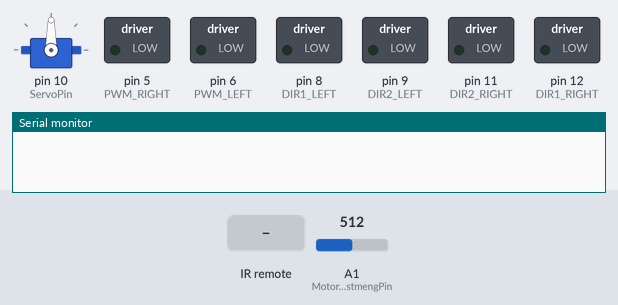
Bench run of a sketch on a simulated Arduino Uno, built with avr-gcc and run on an emulated ATmega328P. Parts: servo, switched loads named in the sketch (green lamp = pin HIGH), the last lines printed to the serial monitor. The test bench sets the inputs (shaded band); at power-on: A1 (MotorAdjustmengPin) = 512.

Above: at 1.2 s.
1.3 s: infrared code 0x00FF02FD received
At 2.1 s:
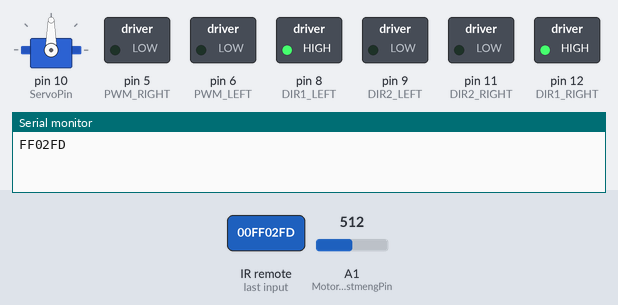
2.9 s: infrared code 0x00FF9867 received
At 2.97 s:
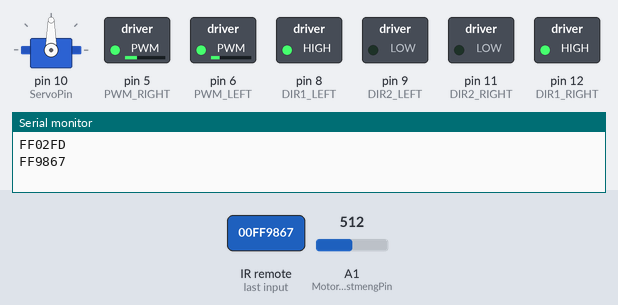
4.5 s: infrared code 0x00FFE01F received
At 4.57 s:
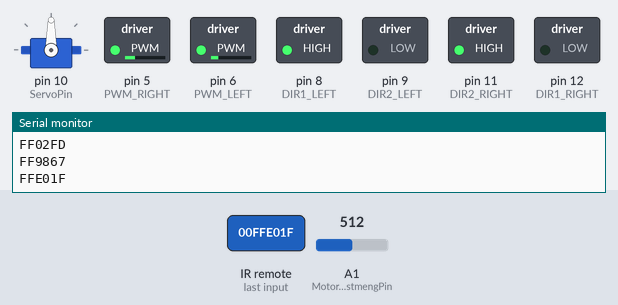
6.1 s: infrared code 0x00FF906F received
At 6.17 s:
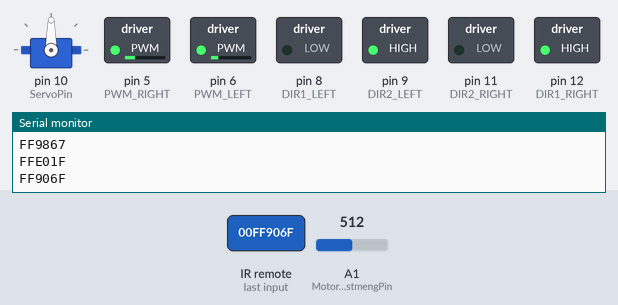
Timing chart, 0 to 8.7 s (numbered marks = the images above; inputs shaded):
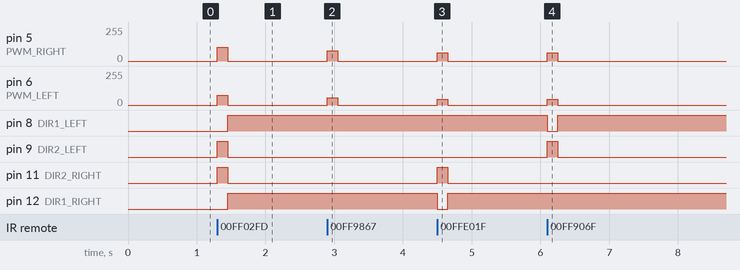

Measured:
- after the input at 1.3 s, pin 5 (PWM_RIGHT): 0/255 → 102/255 at once, → 0/255 0.15 s later; pin 6 (PWM_LEFT): 0/255 → 72/255 at once, → 0/255 0.15 s later; pin 8 (DIR1_LEFT), pin 12 (DIR1_RIGHT): LOW → HIGH after 0.15 s; pin 9 (DIR2_LEFT), pin 11 (DIR2_RIGHT): LOW → HIGH at once, → LOW 0.15 s later
- after the input at 2.9 s, pin 5 (PWM_RIGHT): 0/255 → 76/255 at once, → 0/255 0.15 s later; pin 6 (PWM_LEFT): 0/255 → 54/255 at once, → 0/255 0.15 s later
- after the input at 4.5 s, pin 5 (PWM_RIGHT): 0/255 → 63/255 at once, → 0/255 0.15 s later; pin 6 (PWM_LEFT): 0/255 → 45/255 at once, → 0/255 0.15 s later; pin 11 (DIR2_RIGHT): LOW → HIGH at once, → LOW 0.15 s later; pin 12 (DIR1_RIGHT): HIGH → LOW at once, → HIGH 0.15 s later
- after the input at 6.1 s, pin 5 (PWM_RIGHT): 0/255 → 63/255 at once, → 0/255 0.15 s later; pin 6 (PWM_LEFT): 0/255 → 45/255 at once, → 0/255 0.15 s later; pin 8 (DIR1_LEFT): HIGH → LOW at once, → HIGH 0.15 s later; pin 9 (DIR2_LEFT): LOW → HIGH at once, → LOW 0.15 s later

The sketch:

Irqixing.ino
```cpp
/*

 http://shop34791330.taobao.com/ //德飞莱旗舰店
 http://qixingchong.tmall.com/   //七星虫旗舰店
 http://www.doflye.net //德飞莱技术论坛
 http://www.doflye.net/forum-98-1.html //德飞莱论坛arduino版块
 http://www.langyidianzi.com //朗译科技
 http://qixingchong.top  //七星虫商城

 */
#include<math.h>
#include <IRremote.h>
#include <Servo.h>
//定义引脚
#define MOTORADJUSTMENT
int RECV_PIN = 2;

#define IR_CODE_FORWARD 0x00FF02FD
#define IR_CODE_BACKWARDS 0x00FF9867
#define IR_CODE_TURN_LEFT 0x00FFE01F
#define IR_CODE_TURN_RIGHT 0x00FF906F
#define IR_CODE_CONTINUE -1

Servo myservo;  //
int ServoPin = 10;
int pos = 0;    // 用于存储舵机位置的变量

int MotorAdjustmengPin = A1;

const int DIR1_RIGHT = 12;  //2路直流电机方向控制引脚
const int DIR2_RIGHT = 11;
const int DIR1_LEFT = 8;
const int DIR2_LEFT = 9;

const int PWM_LEFT = 6;  //2路电机调速引脚
const int PWM_RIGHT = 5;

IRrecv irrecv(RECV_PIN);
decode_results results;

boolean isActing=false;  //布尔
long timer;
const long TIME_OUT=150;


//初始化端口
void setup()
{
  // 初始化led引脚为输出
  pinMode(DIR1_RIGHT, OUTPUT);
  pinMode(DIR2_RIGHT, OUTPUT);
  pinMode(DIR1_LEFT, OUTPUT);
  pinMode(DIR2_LEFT, OUTPUT);

  pinMode(PWM_LEFT, OUTPUT);
  pinMode(PWM_RIGHT, OUTPUT);

  myservo.attach(ServoPin);  // 舵机控制信号引脚
  myservo.write(90);

  irrecv.enableIRIn();//开启红外接收
  Serial.begin(9600); //调试使用，可以去掉

}
//电机控制子程序
void motorsWrite(int speedLeft,int speedRight)
{
  float motorAdjustment = MotorAdjustment();
  if(motorAdjustment<0)
  {
    speedRight*=(1+motorAdjustment);
  }
  else
  {
    speedLeft*=(1-motorAdjustment);
  }
  if(speedRight>0) //如果PWM数值小于0，表示运行方向变化
  {
    digitalWrite(DIR1_RIGHT, 0);
    digitalWrite(DIR2_RIGHT, 1);
  }
  else
  {
    digitalWrite(DIR1_RIGHT, 1);
    digitalWrite(DIR2_RIGHT, 0);
  }
  analogWrite(PWM_RIGHT, abs(speedRight));

  if(speedLeft > 0)
  {
    digitalWrite(DIR1_LEFT,0);
    digitalWrite(DIR2_LEFT,1);
  }
  else
  {
    digitalWrite(DIR1_LEFT,1);
    digitalWrite(DIR2_LEFT,0);
  }
  analogWrite(PWM_LEFT, abs(speedLeft));
}
//主循环
void loop()
{

  if (irrecv.decode(&results))
  {
    Serial.println(results.value, HEX);
    processResult(results.value);
    irrecv.resume(); // 接收下一个数值
  }
  //运行时间，如果没有接到其他指令，停止运行
  if(isActing && (millis()-timer>=TIME_OUT))
  {
    stopMotor();
    isActing=false;
  }
}
//停止电机
void stopMotor()
{
  motorsWrite(0,0);
}

void processResult(unsigned long res)
{
  switch(res)
  {
  case IR_CODE_FORWARD:
    changeAction(0.4,0.4);  //前进
    break;
  case IR_CODE_BACKWARDS:
    changeAction(-0.3,-0.3);  //后退
    break;
  case IR_CODE_TURN_LEFT:
    changeAction(-0.25,0.25);  //左转
    break;
  case IR_CODE_TURN_RIGHT:
    changeAction(0.25,-0.25);  //右转
    break;
  case IR_CODE_CONTINUE:
    timer=millis();  //执行最后一次动作，然后清零时间
    break;
  }
}
//改变运行状态
void changeAction(float directionLeft, float directionRight)
{
  motorsWrite(180*directionLeft, 255*directionRight);
  timer=millis();
  isActing=true;
}
//轮子校正程序，当2个电机在同等条件下转速不同时需要校正，使小车可以走直线，如果没有预定义校正功能，返回0，表示没有校正
float  MotorAdjustment()
{
#ifdef MOTORADJUSTMENT
  float motorAdjustment=map(analogRead(MotorAdjustmengPin),0,1023,-30,30)/100.0;
  return motorAdjustment;
#else
  return 0;
#endif
}
```
